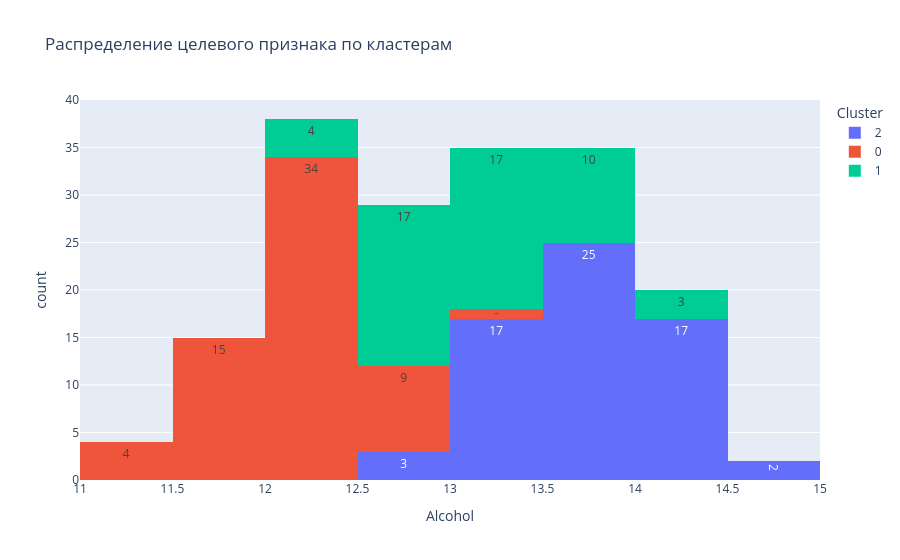

Notebook code for this chart:
### Code cell
fig = px.histogram(
    data,
    x="Alcohol",
    title='Распределение целевого признака по кластерам',
    color="Cluster",
    text_auto=True
)

fig.show()

### Figure 1 — Plotly figure (JSON) as saved in the notebook; plotly's stock layout.template omitted (floating-point values rounded to 4 significant figures)
{"data": [{"alignmentgroup": "True", "bingroup": "x", "hovertemplate": "Cluster=2<br>Alcohol=%{x}<br>count=%{y}<extra></extra>", "legendgroup": "2", "marker": {"color": "#636efa", "pattern": {"shape": ""}}, "name": "2", "offsetgroup": "2", "orientation": "v", "showlegend": true, "texttemplate": "%{value}", "type": "histogram", "x": [14.23, 13.2, 13.16, 14.37, 13.24, 14.2, 14.39, 14.06, 14.83, 13.86, 14.1, 14.12, 13.75, 14.75, 14.38, 13.63, 14.3, 13.83, 14.19, 13.64, 14.06, 12.93, 13.71, 12.85, 13.5, 13.05, 13.39, 13.3, 13.87, 14.02, 13.73, 13.58, 13.68, 13.76, 13.51, 13.48, 13.28, 13.05, 13.07, 14.22, 13.56, 13.41, 13.88, 13.24, 13.05, 14.21, 14.38, 13.9, 14.1, 13.94, 13.05, 13.83, 13.82, 13.77, 13.74, 13.56, 14.22, 13.29, 13.72, 13.67, 13.11, 13.86, 13.49, 12.99], "xaxis": "x", "yaxis": "y"}, {"alignmentgroup": "True", "bingroup": "x", "hovertemplate": "Cluster=0<br>Alcohol=%{x}<br>count=%{y}<extra></extra>", "legendgroup": "0", "marker": {"color": "#EF553B", "pattern": {"shape": ""}}, "name": "0", "offsetgroup": "0", "orientation": "v", "showlegend": true, "texttemplate": "%{value}", "type": "histogram", "x": [12.37, 12.33, 12.37, 12.17, 12.37, 12.37, 12.21, 12.29, 11.96, 11.66, 11.84, 12.33, 12.7, 12, 12.72, 12.08, 11.84, 12.67, 12.16, 11.65, 11.64, 12.08, 12.08, 12, 12.69, 12.29, 11.62, 12.47, 11.81, 12.29, 12.37, 12.29, 12.08, 12.6, 12.34, 11.82, 12.51, 12.42, 12.25, 12.72, 12.22, 11.61, 11.46, 12.52, 11.76, 11.41, 12.08, 11.03, 11.82, 12.42, 12.77, 12, 11.45, 11.56, 12.42, 13.05, 11.87, 12.07, 12.43, 11.79, 12.37, 12.04, 12.2], "xaxis": "x", "yaxis": "y"}, {"alignmentgroup": "True", "bingroup": "x", "hovertemplate": "Cluster=1<br>Alcohol=%{x}<br>count=%{y}<extra></extra>", "legendgroup": "1", "marker": {"color": "#00cc96", "pattern": {"shape": ""}}, "name": "1", "offsetgroup": "1", "orientation": "v", "showlegend": true, "texttemplate": "%{value}", "type": "histogram", "x": [12.64, 13.34, 13.03, 13.05, 12.86, 12.88, 12.81, 12.7, 12.51, 12.6, 12.25, 12.53, 13.49, 12.84, 12.93, 13.36, 13.52, 13.62, 12.25, 13.16, 13.88, 12.87, 13.32, 13.08, 13.5, 12.79, 13.11, 13.23, 12.58, 13.17, 13.84, 12.45, 14.34, 13.48, 12.36, 13.69, 12.85, 12.96, 13.78, 13.73, 13.45, 12.82, 13.58, 13.4, 12.77, 14.16, 13.71, 13.4, 13.27, 13.17, 14.13], "xaxis": "x", "yaxis": "y"}], "layout": {"barmode": "relative", "legend": {"title": {"text": "Cluster"}, "tracegroupgap": 0}, "title": {"text": "Распределение целевого признака по кластерам"}, "xaxis": {"anchor": "y", "domain": [0, 1], "title": {"text": "Alcohol"}}, "yaxis": {"anchor": "x", "domain": [0, 1], "title": {"text": "count"}}}}
